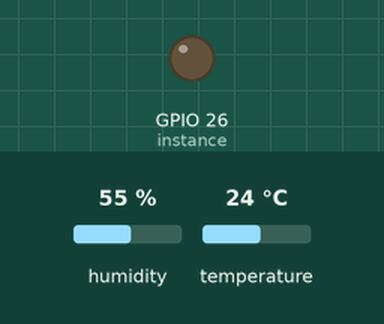
Bench run of a program on a simulated Raspberry Pi (BCM pin numbers). On the bench: output pins drawn as LEDs (lit = HIGH). The inputs (shaded band) are chosen by the test bench; at power-on: humidity 55 %, temperature 24 °C. Library files of the repository ran but are not shown: dht11.py; what the program prints to the terminal is not drawn. At 0.1 s the program stops and its outputs stay as they are.

Above: at 0.1 s.
Timing chart, 0 to 1.6 s (numbered marks = the images above):
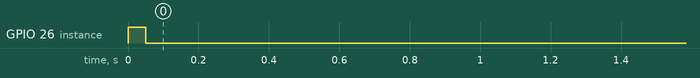

The program:

temp.py
```python
import RPi.GPIO as GPIO
import dht11


GPIO.setwarnings(False)
GPIO.setmode(GPIO.BCM)
GPIO.cleanup()

instance = dht11.DHT11(pin = 26)
result = instance.read()

if result.is_valid():
    print("Temperature: %d C" % result.temperature)
    print("Humidity: %d %%" % result.humidity)
else:
    print("Error: %d" % result.error_code)
```
